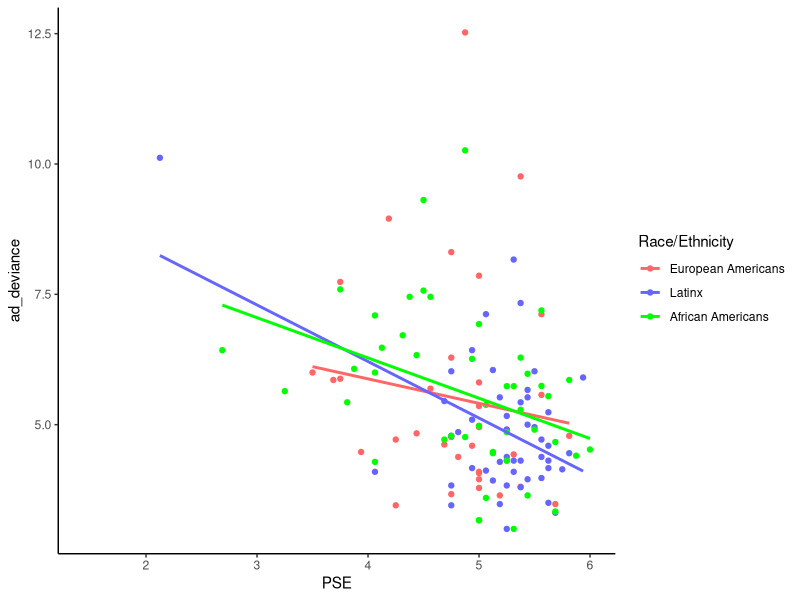
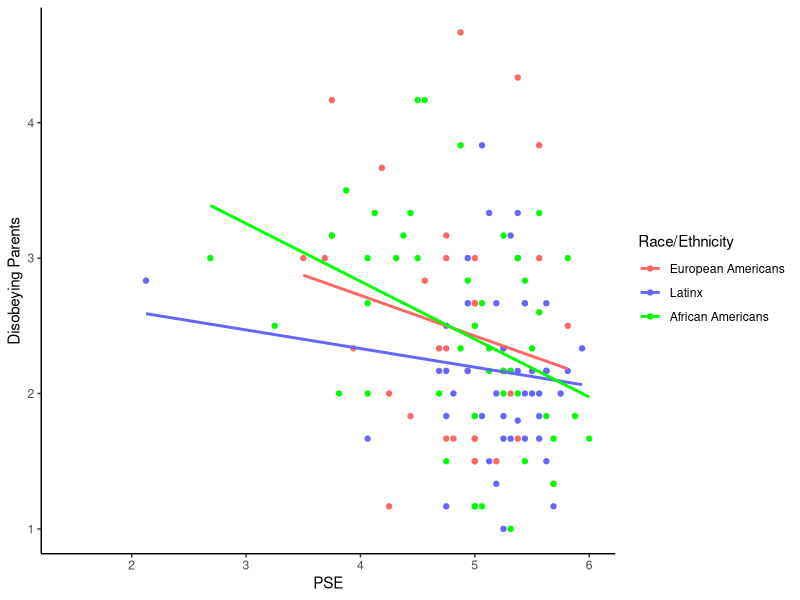
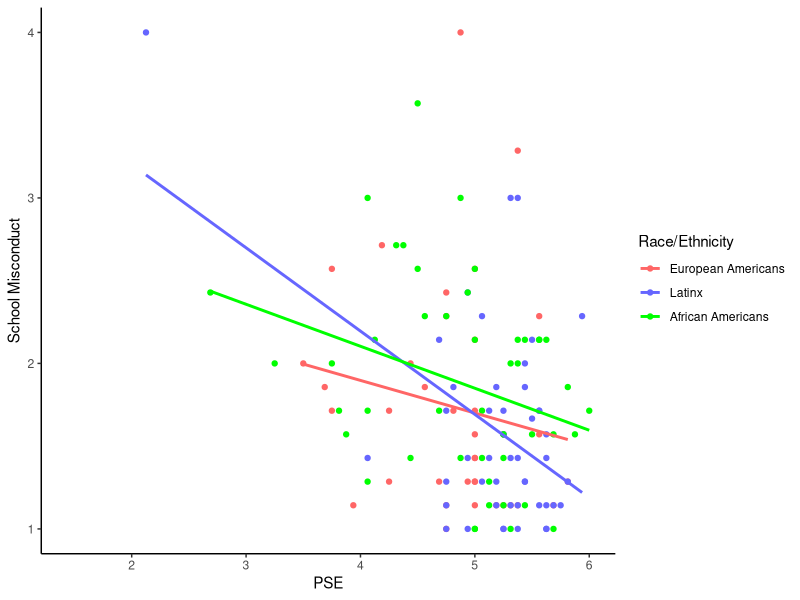
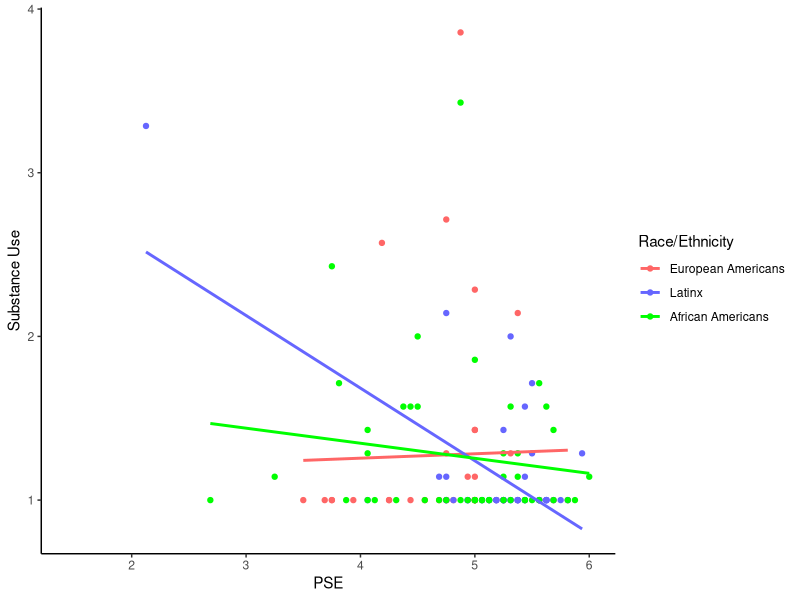

Source code (R) for these figures, in order: (Note: this script raises an error after producing the figures.)
## ---- chunk 1
library(tidyverse)
library(dplyr)
library(haven)
Mother_and_teen_data <- read_sav("Mother_and_teen_data.sav")
#View(Mother_and_teen_data)
mt <- Mother_and_teen_data %>% 
 filter(!is.na(Race3)) %>% 
  mutate(ad_deviance=CD_1 + CD_2 + CD_3)
mt$Race3 <- as.factor(mt$Race3)
## ---- chunk 2
moderation <- lm(ad_deviance ~ PSE * Race3, mt)
summary(moderation)
## ---- chunk 3

#RACE AND ETHNICITY DOES NOT MODERATE BETWEEN PSE AND ADOLESCENT DEVIANCE.
#TRY TO PLOT IT.
ggplot(mt, aes(PSE, ad_deviance, color = factor(Race3))) +
  geom_point() +
  geom_smooth(method = "lm", se = FALSE) +
  scale_color_manual(name = "Race/Ethnicity", labels = c("European Americans", "Latinx", "African Americans"), values = c("#FF6666", "#6666FF", "green")) +
  theme_classic()
## ---- chunk 4
# try to test whether race/ethnicity moderates the association between PSE and Disobeying parents (CD_1)
moddp <- lm(CD_1 ~ Race3 * PSE, mt)
summary(moddp)

ggplot(mt, aes(PSE, CD_1, color = factor(Race3))) +
  geom_point() +
  geom_smooth(method = "lm", se = FALSE) +
  scale_color_manual(name = "Race/Ethnicity", labels = c("European Americans", "Latinx", "African Americans"), values = c("#FF6666", "#6666FF", "green")) + 
  labs(x="PSE", y="Disobeying Parents") +
  theme_classic()

#non-significant as well.
## ---- chunk 5
# try to test whether race/ethnicity moderates the association between PSE and school misconduct (CD_2)
modsm <- lm(CD_2 ~ Race3 * PSE, mt)
summary(modsm)

ggplot(mt, aes(PSE, CD_2, color = factor(Race3))) +
  geom_point() +
  geom_smooth(method = "lm", se = FALSE) +
  scale_color_manual(name = "Race/Ethnicity", labels = c("European Americans", "Latinx", "African Americans"), values = c("#FF6666", "#6666FF", "green")) + 
  labs(x="PSE", y="School Misconduct") +
  theme_classic()

#non-significant as well.
## ---- chunk 6
# try to test whether race/ethnicity moderates the association between PSE and substance uses (CD_3)
modsu <- lm(CD_3 ~ PSE * Race3, mt)
summary(modsu)

ggplot(mt, aes(PSE, CD_3, color = factor(Race3))) +
  geom_point() +
  geom_smooth(method = "lm", se = FALSE) +
  scale_color_manual(name = "Race/Ethnicity", labels = c("European Americans", "Latinx", "African Americans"), values = c("#FF6666", "#6666FF", "green")) + 
  labs(x="PSE", y="Substance Use") +
  theme_classic()

#Race/ethnicity significantly moderates the association between PSE and substance use. PSE negatively associates with substance use for European Americans, but not for the Latinx.
#same results as what I got from SPSS.
## ---- chunk 7
testmod<-'IV=~PSE
MOD=~Race3
DV=~Adolescent_deviance=~CD_1 +CD_2 +CD_3'

library(lavaan)
#testfit<-cfa(testmod, data=mt, estimator='MLM')

#unable to conduct in this model because the race/ethnicity factor is a non-numerical factor.
## ---- chunk 8
#mt$Race12 <- recode(mt$Race3, "c('1')='0'; c('2')='1'")


#mt$Race12 <- as.numeric(levels(mt$Race3))[mt$Race3]

#mt$Race13 <- recode(mt$Race3, "c('1')='1'; c('3')='0'")
#mt$Race13 <- as.numeric(levels(mt$Race13))[mt$Race3]

#mt$Race23 <- recode(mt$Race3, "c('2')='0';c('3')='1'")
#mt$Race23 <- as.numeric(levels(mt$Race23))[mt$Race3]

contrasts(mt$Race3) <- contr.treatment(3)


mt$dummy1 <- ifelse(mt$Race3 == "1", 1, 0)
mt$dummy2 <- ifelse(mt$Race3 == "2", 1, 0)
mt$dummy3 <- ifelse(mt$Race3 == "3", 1, 0)

### SEM Model One: ###
library(lavaan)
testmod<-'IV=~PSE
MOD=~dummy1+dummy2+dummy3
Adolescent_deviance=~CD_1 +CD_2 +CD_3
'
CD_1~~CD_2
CD_1~~CD_3
CD_2~~CD_3

testmod <- sem(testmod, mt, estimator="MLM", effect.coding=TRUE, meanstructure=TRUE) 
testfit<-cfa(testmod, data=mt, estimator='MLM')
summary(testmod)

#confused. check later.
